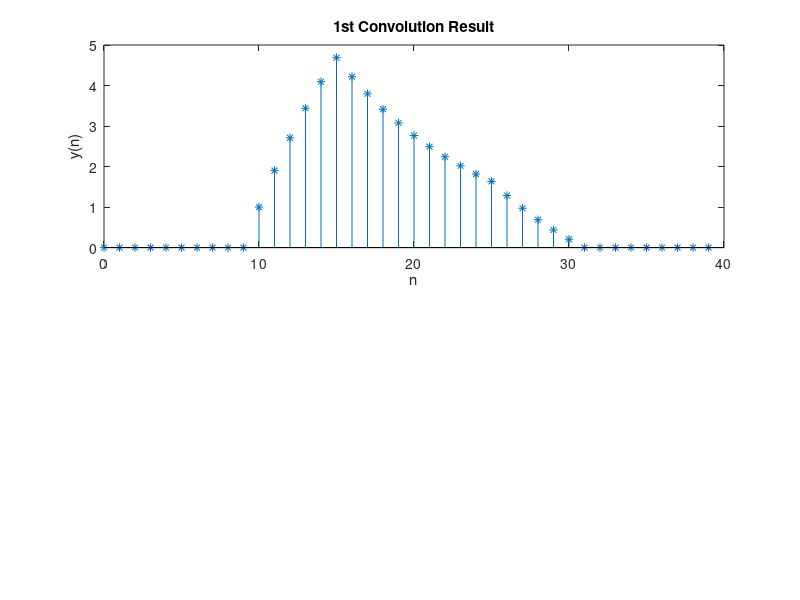
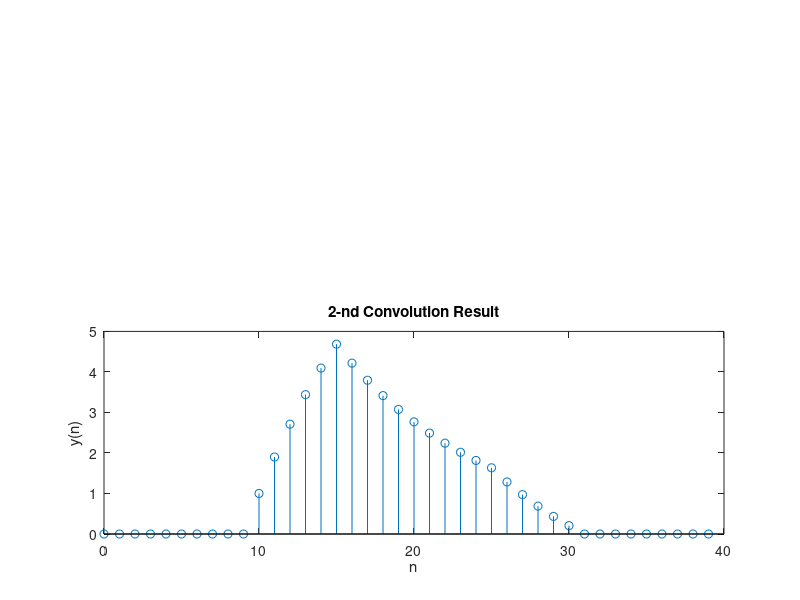

MATLAB code for these plots, in order: (Note: this script raises an error after producing the figures.)
%% Cesar Nunez Rodriguez
%% Signals Lab 3

% Practicum III, Appendix 1, The convolution sum
%
% Example x[n]=p6[n-5] and h[n]=(0.9)^(n-5)p16[n-5] given as
% x[n] = u[n-5] – u[n-11]
% h[n] = (.9)^(n-5) (u[n-5] – u[n-21])
%,
% To illustrate one way of handling delayed signals in Matlab we load zeros into the data arrays 
% so that the first element of each array corresponds to time n=0. However, using the
% convolution delay property (to keep track of what time the array elements correspond to),
% there is really no need to prepend or append zeros to the input arrays in Matlab’s conv.m
% function.
%
% clear
% clf
% pause
%% Method 1
%{
clear 
clear functions
clf
%}
x=ones(1,6); % Generate 6 samples of x[n] for n=5,..,10
k=1:16; % Generate 16 samples of h[n] for n=5,..,20
h(k)=(.9).^(k-1);
% pause
y=conv(x,h); % Using the MATLAB conv command to convolve h and x and form the output y
% pause

y1(1:40)=zeros(1,40); % Plot 40 samples of y[n] for n=0,1,...,39
y1(11:31)=y;
n=0:1:39;
figure
subplot(211)
stem(n,y1,'*'),xlabel('n'),ylabel('y(n)'),
title('1st Convolution Result'),
% pause

%% Method 2
% Now let’s do it again without using the MATLAB conv command.
% We’ll do it ourselves.
clear
x=zeros(1,11); % Generate 11 samples of x[n] for n=0,..,10
x(6:11)=ones(1,6); %
h=zeros(1,21); % Generate 21 samples of h[n] for n=0,..,20
k=0:1:15; %
h(6:21)=(.9).^k; %
% pause
%
x(12:40)=zeros(1,29); % Directly convolve h and x --> output y
h(22:40)=zeros(1,19);
for n=1:40;
y(n)=0.;
for k=1:n;
y(n)=y(n)+x(k)*h(n+1-k);
end
end
% pause
%
clear n
n=0:1:39;
figure
subplot(212)
stem(n,y),xlabel('n'),ylabel('y(n)')
title('2-nd Convolution Result')






%%


before
x=ones(1,20); % Generate 6 samples of x[n] for n=5,..,10
k=1:10; % Generate 16 samples of h[n] for n=5,..,20
h(k)=(k-1);
% pause
y=conv(x,h); % Using the MATLAB conv command to convolve h and x and form the output y
% pause

y1(1:28)=zeros(1,28); % Plot 40 samples of y[n] for n=0,1,...,39
y1(10:19)=y;
n=0:1:27;
figure
subplot(211)
stem(n,y1,'*'),xlabel('n'),ylabel('y(n)'),
title('1st Convolution Result'),
% pause
%% Method 2

% Now let’s do it again without using the MATLAB conv command.
% We’ll do it ourselves.
clear
x=zeros(1,11); % Generate 11 samples of x[n] for n=0,..,10
x(6:11)=ones(1,6); %
h=zeros(1,21); % Generate 21 samples of h[n] for n=0,..,20
k=0:1:15; %
h(6:21)=(.9).^k; %
% pause
%
x(12:40)=zeros(1,29); % Directly convolve h and x --> output y
h(22:40)=zeros(1,19);
for n=1:40;
y(n)=0.;
for k=1:n;
y(n)=y(n)+x(k)*h(n+1-k);
end
end
% pause
%
clear n
n=0:1:39;
figure
subplot(212)
stem(n,y),xlabel('n'),ylabel('y(n)')
title('2-nd Convolution Result')

